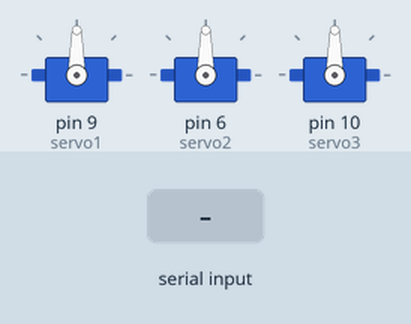
This sketch was run on a simulated Arduino Uno, built with avr-gcc and run on an emulated ATmega328P. Parts: 3 × servo. Inputs (shaded band) come from the test bench. What the sketch prints to the serial monitor is not drawn.

Above: at 1.2 s.
1.3 s: "1" received over Serial
At 2.7 s:
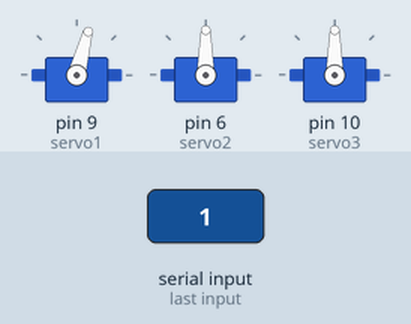
3.0 s: byte 35 (35) received over Serial
At 4.4 s:
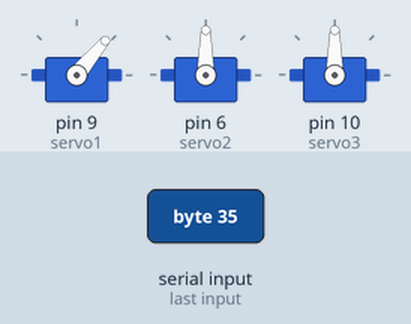
5.0 s: byte 30 (30) received over Serial
At 5.5 s:
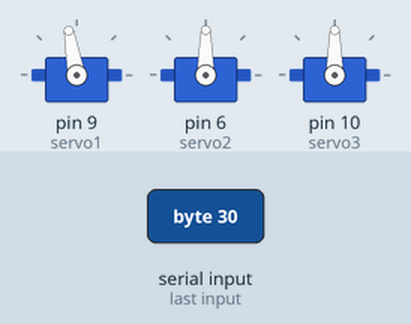
6.5 s: byte 20 (20) received over Serial
At 7.7 s:
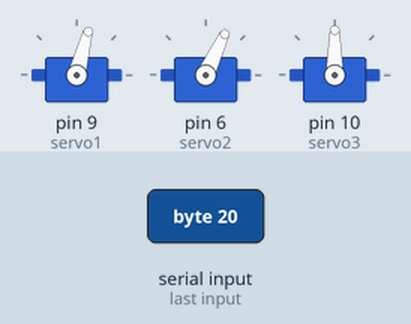
8.0 s: byte 25 (25) received over Serial
At 9.1 s:
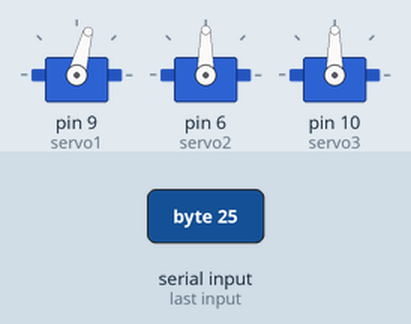
Timing chart, 0 to 10.5 s (numbered marks = the images above; inputs shaded):
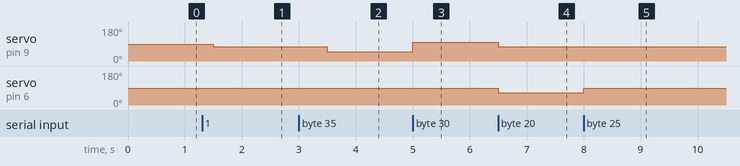

Measured:
- after the input at 1.3 s, servo on pin 9 (servo1): 90° → 75° after 0.20 s
- after the input at 3.0 s, servo on pin 9 (servo1): 75° → 50° after 0.50 s
- after the input at 5.0 s, servo on pin 9 (servo1): 50° → 100° at once
- after the input at 6.5 s, servo on pin 9 (servo1): 100° → 75° at once; servo on pin 6 (servo2): 90° → 65° at once
- after the input at 8.0 s, servo on pin 6 (servo2): 65° → 90° at once

The sketch:

Circuit_10.ino
```cpp
/*
  SparkFun Inventor's Kit
  Example sketch 10

  SINGLE SERVO

  Sweep a servo back and forth through its full range of motion.

  This sketch was written by SparkFun Electronics,
  with lots of help from the Arduino community.
  This code is completely free for any use.
  Visit http://learn.sparkfun.com/products/2 for SIK information.
  Visit http://www.arduino.cc to learn about the Arduino.
*/

//include the servo library
#include <Servo.h>

//create a servo object called servo1
Servo servo1;
Servo servo2;
Servo servo3;
int incomingByte = 0;


void setup()
{
  //attach servo1 to pin 9 on the Arduino 101
  servo1.attach(9);
  servo2.attach(6);
  servo3.attach(10);
  Serial.begin(9600);
  Serial.println("Hi from Arduino");

}


void loop()
{
  //create a local variable to store the servos position.
  int position;

  // To control a servo, you give it the angle you'd like it
  // to turn to. Servos cannot turn a full 360 degrees, but you
  // can tell it to move anywhere between 0 and 180 degrees.

  // Change position at full speed:

  // Tell servo to go to 90 degrees
  //servo1.write(90);
  //servo2.write(90);

  // Pause to get it time to move
  //delay(1000);

  // Tell servo to go to 180 degrees
  //servo1.write(125);
  //servo2.write(135);

  // Pause to get it time to move
  //delay(1000);

  // Tell servo to go to 0 degrees
  //servo1.write(75);
  //servo2.write(90);

  // Pause to get it time to move
  //delay(1000);
  /*
  servo1.write(40);
  delay(5000);
  servo1.write(85);
  delay(5000);
  servo1.write(130);
  delay(5000);*/


  //servo1.write(0);
  /*char inByte = ' ';
  servo3.write(1230);
  servo1.write(50);
  delay(1000);
    servo1.write(100);
  delay(3000);
    servo1.write(75);
  delay(1000);
  servo1.write(50);
  delay(3000);
   servo2.write(90);
  delay(1000);
    servo2.write(100);
  delay(7000);
    servo2.write(55);
  delay(1000);*/
  if (Serial.available() > 0) {
    // read the incoming byte:
    //char inByte = Serial.read(); // read the incoming data
    //Serial.println(inByte);

    incomingByte = Serial.read();
    //print(incomingByte)
    // say what you got:
    Serial.print("I received: ");
    Serial.println(incomingByte, DEC);

    if(incomingByte==35){
      Serial.print("happpppppppppppppppppppp ");
      servo1.write(50);
    }
    else if(incomingByte==30){
      Serial.print("sad ");
      servo1.write(100);
    }
    else{
      servo1.write(75);
    }
 if(incomingByte==25){
      Serial.print("soup ");
      servo2.write(115);
    }
    if(incomingByte==20){
      Serial.print("angry ");
      servo2.write(65);
    }else{
      servo2.write(90);
    }


    }
  delay(500);


  /*
  // Tell servo to go to 180 degrees, stepping by two degrees

  for (position = 0; position < 180; position += 2)
  {
    // Move to next position
    servo1.write(position);
    // Short pause to allow it to move
    delay(20);
  }

  // Tell servo to go to 0 degrees, stepping by one degree
  for (position = 180; position >= 0; position -= 1)
  {
    // Move to next position
    servo1.write(position);
    // Short pause to allow it to move
    delay(20);
  }
  */
}
```
